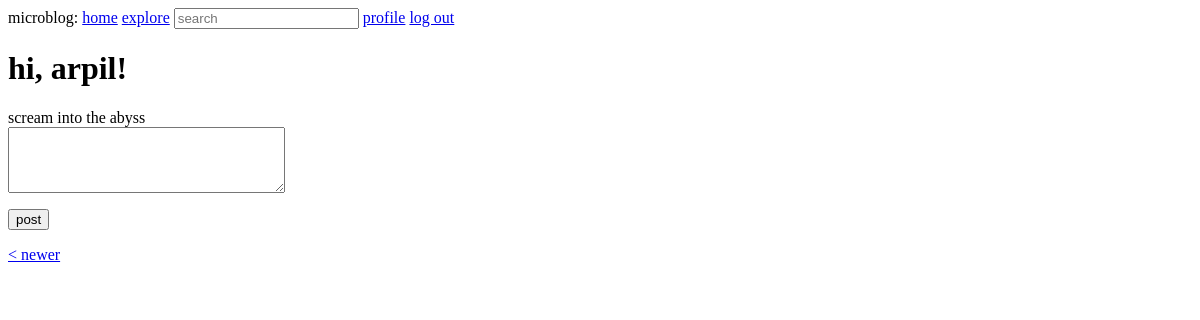
The page /index?page=2 (signed in) on the database as committed earlier.
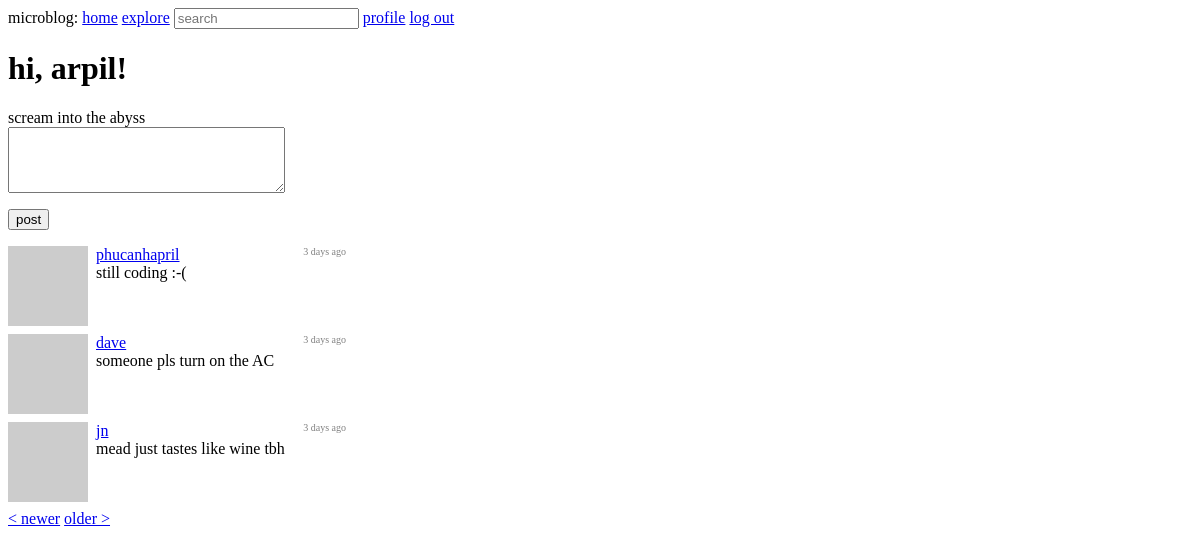
The same page on the database as committed later.
### app/models.py (models this page shows, shortened)
class User(UserMixin, db.Model):
    id = db.Column(db.Integer, primary_key=True)
    username = db.Column(db.String(64), index=True, unique=True)
    email = db.Column(db.String(120), index=True, unique=True)
    pw_hash = db.Column(db.String(128))
    about_me = db.Column(db.String(140))
    following = db.relationship(
        'User',
        secondary=follows,
        primaryjoin=(follows.c.follower_id == id),
        secondaryjoin=(follows.c.followed_id == id),
        backref=db.backref('followers', lazy='dynamic'),
        lazy='dynamic'
    )
    last_seen = db.Column(db.DateTime, default=datetime.utcnow)
    posts = db.relationship('Post', backref='author', lazy='dynamic')
    def avatar(self, size):
        digest = md5(self.email.lower().encode('utf-8')).hexdigest()
        return 'https://www.gravatar.com/avatar/{}?d=identicon&s={}'.format(digest, size)
    def following_posts(self):
        following = Post.query.join(
            follows,
            follows.c.followed_id == Post.user_id
        ).filter(follows.c.follower_id == self.id)
        own = Post.query.filter_by(user_id=self.id)
        return following.union(own).order_by(Post.timestamp.desc())

class SearchableMixin(object):
    @classmethod
    def before_commit(cls, session):
        session._changes = {
            'add': list(session.new),
            'update': list(session.dirty),
            'delete': list(session.deleted)
        }
    @classmethod
    def after_commit(cls, session):
        for obj in session._changes['add']:
            if isinstance(obj, SearchableMixin):
                add_to_index(obj.__tablename__, obj)
        for obj in session._changes['update']:
            if isinstance(obj, SearchableMixin):
                add_to_index(obj.__tablename__, obj)
        for obj in session._changes['delete']:
            if isinstance(obj, SearchableMixin):
                remove_from_index(obj.__tablename__, obj)
        session._changes = None

class Post(SearchableMixin, db.Model):
    __searchable__ = ['body']
    id = db.Column(db.Integer, primary_key=True)
    body = db.Column(db.String(140))
    timestamp = db.Column(db.DateTime, index=True, default=datetime.utcnow)
    user_id = db.Column(db.Integer, db.ForeignKey('user.id'))

### app/main/routes.py (the view)
@bp.route('/', methods=['GET', 'POST'])
@bp.route('/index', methods=['GET', 'POST'])
@login_required
def index():
    form = PostForm()
    if form.validate_on_submit():
        post = Post(body=form.post.data, author=current_user)
        db.session.add(post)
        db.session.commit()
        flash('your post has been sent to the void')
        return redirect(url_for('main.index'))
    page = request.args.get('page', 1, type=int)
    posts = current_user.following_posts().paginate(
        page,
        current_app.config['POSTS_PER_PAGE'],
        False
    )
    next_url = url_for('main.index', page=posts.next_num) \
        if posts.has_next else None
    prev_url = url_for('main.index', page=posts.prev_num) \
        if posts.has_prev else None
    return render_template('index.html',
        title='home',
        form=form,
        posts=posts.items,
        next_url=next_url,
        prev_url=prev_url)

### app/main/forms.py
class SearchForm(FlaskForm):
    q = StringField('search', validators=[DataRequired()])
    def __init__(self, *args, **kwargs):
        if 'formdata' not in kwargs:
            kwargs['formdata'] = request.args
        if 'csrf_enabled' not in kwargs:
            kwargs['csrf_enabled'] = False
        super(SearchForm, self).__init__(*args, **kwargs)

class PostForm(FlaskForm):
    post = TextAreaField(
        'scream into the abyss',
        validators=[DataRequired(), Length(min=1, max=140)]
    )
    submit = SubmitField('post')

### app/main/routes.py (called while the page is built)
@bp.before_app_request
def before_request():
    if current_user.is_authenticated:
        current_user.last_seen = datetime.utcnow()
        db.session.commit()
        g.search_form = SearchForm()

### app/models.py (called while the page is built)
@login.user_loader
def load_user(user_id):
    return User.query.get(int(user_id))

### app/templates/index.html (shortened to what this page needs)
{% extends "base.html" %}
{% block content %}
  <h1>hi, {{ current_user.username }}!</h1>
  {% if form %}
    <form action="" method="post">
      <p>
        {{ form.post.label }}<br>
        {{ form.post(cols=32, rows=4) }}<br>
      </p>
      <p>{{ form.submit() }}</p>
    </form>
  {% endif %}
  {% for post in posts %}
    {% include '_post.html' %}
  {% endfor %}
  {% if prev_url %}
    <a href="{{ prev_url }}">< newer</a>
  {% endif %}
  {% if next_url %}
    <a href="{{ next_url }}">older ></a>
  {% endif %}
{% endblock %}

### app/templates/base.html (shortened to what this page needs)
<html>
  <head>
  </head>
  <body>
    <div>
      microblog:
      <a href="{{ url_for('main.index') }}">home</a>
      {% if current_user.is_anonymous %}
        <a href="{{ url_for('auth.login') }}">log in</a>
      {% else %}
        <a href="{{ url_for('main.explore') }}">explore</a>
        {% if g.search_form %}
          <div style="display: inline-block; margin-bottom: -16px;">
            <form action="{{ url_for('main.search') }}" method="get">
              <div>{{ g.search_form.q(size=20, placeholder=g.search_form.q.label.text) }}</div>
            </form>
          </div>
        {% endif %}
        <a href="{{ url_for('main.user', username=current_user.username) }}">profile</a>
        <a href="{{ url_for('auth.logout') }}">log out</a>
      {% endif %}
    </div>
    {% block content %}{% endblock %}
  </body>
</html>

### app/templates/_post.html
<div style="display: flex; margin-bottom: 8px;">
  <div style="margin-right: 8px;"><img src="{{ post.author.avatar(36) }}"></div>
  <div style="display: flex; flex-direction: column; width: 250px;">
    <div style="display: flex; justify-content: space-between;">
      <a href="{{ url_for('main.user', username=post.author.username) }}">
        {{ post.author.username }}
      </a>
      <div style="color: gray; font-size: 10px;">
        {{ moment(post.timestamp).fromNow() }}
      </div>
    </div>
    <div>{{ post.body }}</div>
  </div>
</div>

Rows that differ between the two databases and show on the page:
added Post: author.username "phucanhapril", timestamp "3 days ago", body "still coding :-("
added Post: author.username "dave", timestamp "3 days ago", body "someone pls turn on the AC"
added Post: author.username "jn", timestamp "3 days ago", body "mead just tastes like wine tbh"
Other text that changed with them:
text now shown: "older >"
